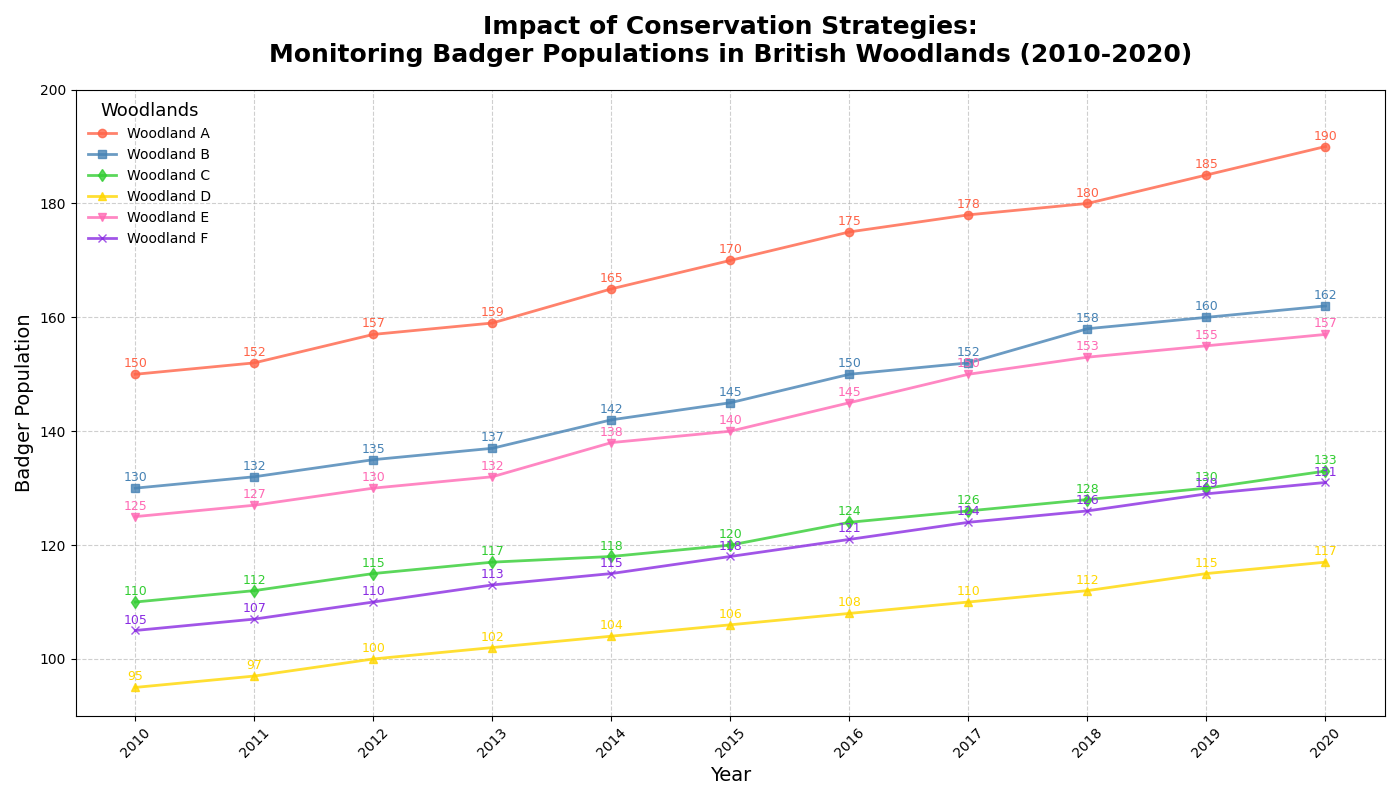

This chart was generated by the following Python code:
import matplotlib.pyplot as plt
import numpy as np

# Define the years
years = np.arange(2010, 2021)

# Badger population data in six different woodlands
woodland_A = np.array([150, 152, 157, 159, 165, 170, 175, 178, 180, 185, 190])
woodland_B = np.array([130, 132, 135, 137, 142, 145, 150, 152, 158, 160, 162])
woodland_C = np.array([110, 112, 115, 117, 118, 120, 124, 126, 128, 130, 133])
woodland_D = np.array([95, 97, 100, 102, 104, 106, 108, 110, 112, 115, 117])
woodland_E = np.array([125, 127, 130, 132, 138, 140, 145, 150, 153, 155, 157])
woodland_F = np.array([105, 107, 110, 113, 115, 118, 121, 124, 126, 129, 131])

# New set of colors and markers for all woodlands
colors = ['#FF6347', '#4682B4', '#32CD32', '#FFD700', '#FF69B4', '#8A2BE2']  # Tomato, Steel Blue, Lime Green, Gold, Hot Pink, Blue Violet
markers = ['o', 's', 'd', '^', 'v', 'x']

# Plotting
fig, ax1 = plt.subplots(figsize=(14, 8))

woodlands_data = [woodland_A, woodland_B, woodland_C, woodland_D, woodland_E, woodland_F]
woodland_names = ["Woodland A", "Woodland B", "Woodland C", "Woodland D", "Woodland E", "Woodland F"]

for data, name, color, marker in zip(woodlands_data, woodland_names, colors, markers):
    ax1.plot(years, data, label=name, color=color, marker=marker, linewidth=2, alpha=0.8)
    for (x, y) in zip(years, data):
        ax1.annotate(f'{y}', xy=(x, y), xytext=(0, 5),
                     textcoords='offset points', ha='center', fontsize=9, color=color)

# Set the title, labels, and grid
ax1.set_title('Impact of Conservation Strategies:\nMonitoring Badger Populations in British Woodlands (2010-2020)', 
              fontsize=18, fontweight='bold', pad=20)
ax1.set_xlabel('Year', fontsize=14)
ax1.set_ylabel('Badger Population', fontsize=14)
ax1.grid(True, linestyle='--', alpha=0.6)

# Add legend
ax1.legend(title='Woodlands', title_fontsize='13', loc='upper left', frameon=False)

plt.xticks(years, rotation=45)
plt.ylim(90, 200)

# Automatically adjust layout to prevent overlap
plt.tight_layout()

# Show the plot
plt.show()
